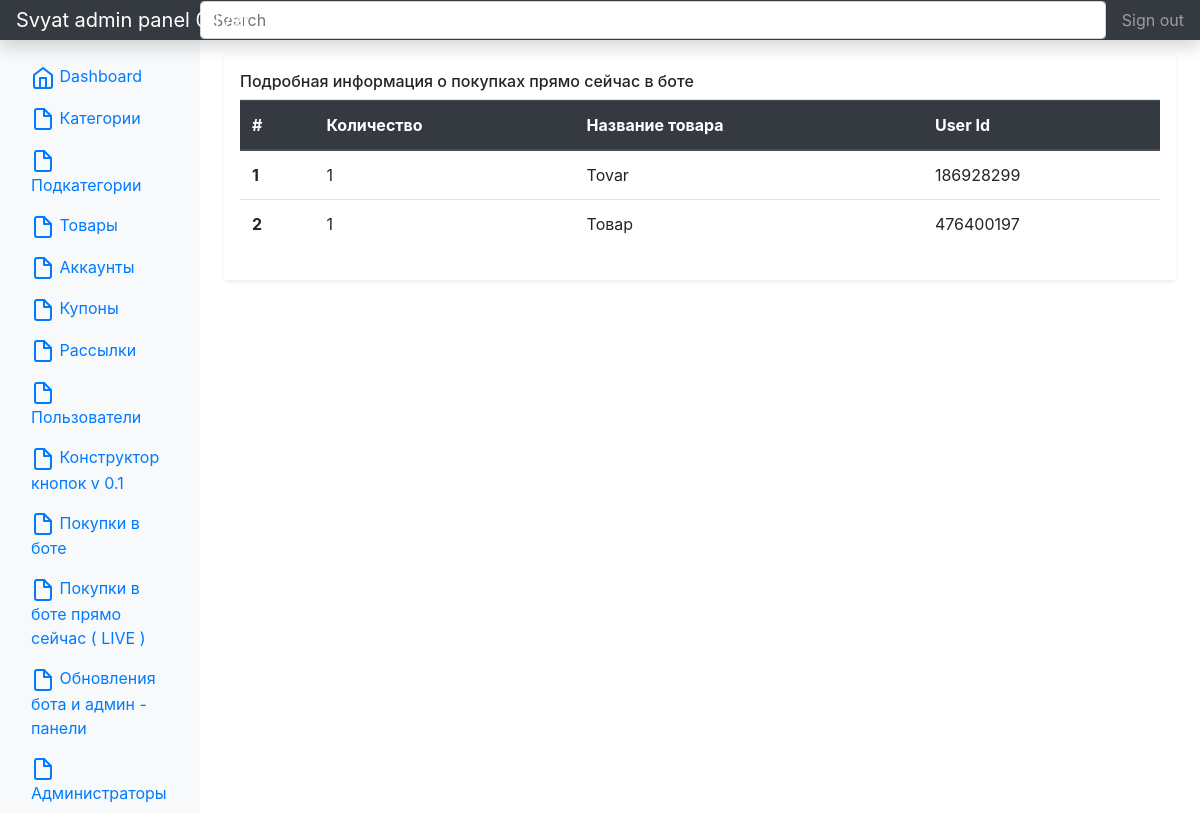
/admin/realsales (signed in), run on an earlier commit of the app's database.
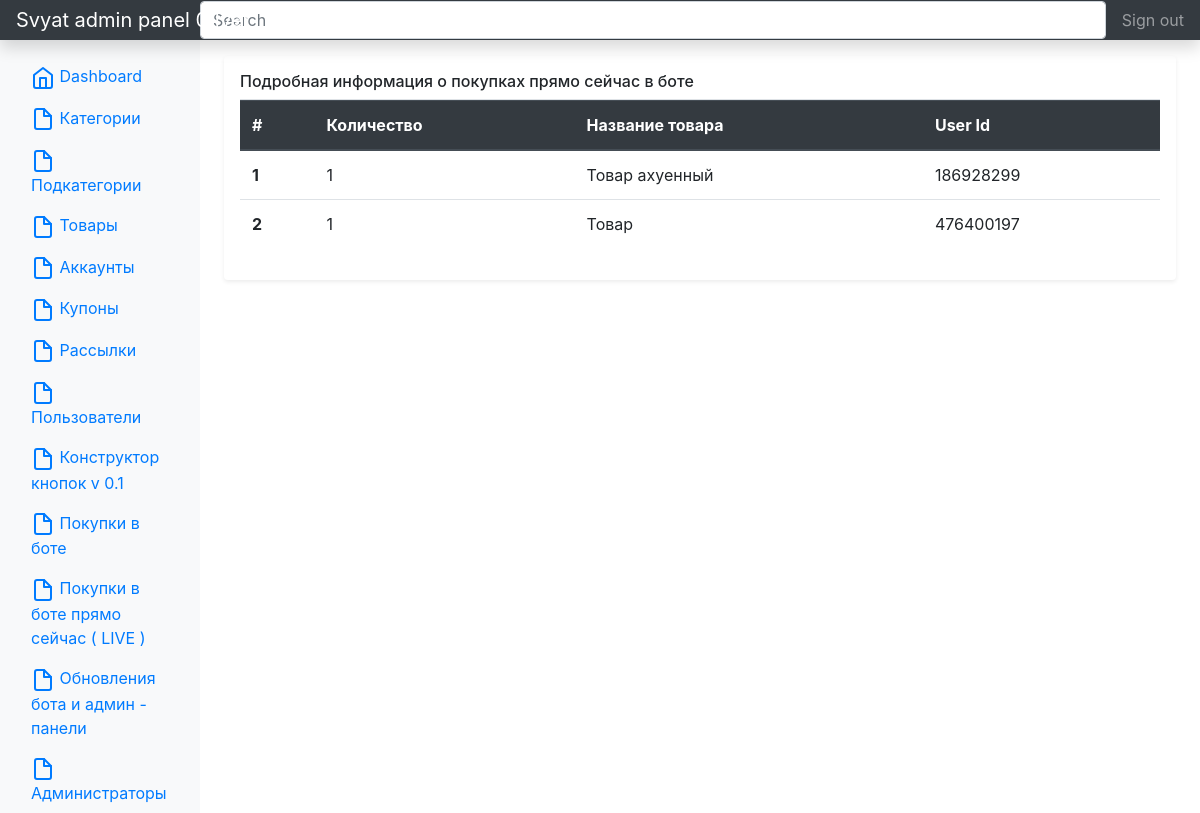
And on a later commit of the database.
### app.py (models this page shows, shortened)
class Realsale(db.Model):
    id = db.Column(db.Integer, primary_key=True)
    user_id = db.Column(db.Integer, nullable=False)
    item_name = db.Column(db.Text, nullable=False)
    count = db.Column(db.Integer, nullable=False, default=0)

### app.py (the view)
@app.route("/admin/realsales")
@login_required
def adminRealSales():
    realsales = Realsale.query.all()
    realsales.reverse()
    return render_template("realsales.html", realsales=realsales)

### app.py (called while the page is built)
@manager.user_loader
def load_user(user_id):
    return AdminUser.query.get(user_id)

@app.after_request
def redirect_to_signin(response):
    if response.status_code == 401:
        return redirect(url_for('login_page'))
    return response

### templates/realsales.html (shortened to what this page needs)
{% extends 'base.html' %}
{% block body %}
<div class="my-3 p-3 bg-white rounded shadow-sm">
    <h6 class="border-bottom border-gray pb-2 mb-0">Подробная информация о покупках прямо сейчас в боте</h6>
    <table class="table">
  <thead class="thead-dark">
    <tr>
      <th scope="col">#</th>
      <th scope="col">Количество</th>
      <th scope="col">Название товара</th>
      <th scope="col">User Id</th>
    </tr>
  </thead>
  <tbody>
  	{% for el in realsales %}
    <tr>
      <th scope="row">{{ loop.index }}</th>
      <td>1</td>
      <td>{{ el.item_name }}</td>
      <td>{{ el.user_id }}</td>
    </tr>
	{% endfor %}
  </tbody>
</table>
</div>
{% endblock %}

### templates/base.html (shortened to what this page needs)
<!DOCTYPE html>
<html lang="ru">
<head>
	<link rel="stylesheet" href="https://stackpath.bootstrapcdn.com/bootstrap/4.5.0/css/bootstrap.min.css">
</head>
<body>
    <nav class="navbar navbar-dark sticky-top bg-dark flex-md-nowrap p-0 shadow">
  <a class="navbar-brand col-md-3 col-lg-2 mr-0 px-3" href="#">Svyat admin panel 0.1ver</a>
  <input class="form-control form-control-dark w-100" type="text" placeholder="Search" aria-label="Search">
  <ul class="navbar-nav px-3">
    <li class="nav-item text-nowrap">
      <a class="nav-link" href="/logout">Sign out</a>
    </li>
  </ul>
</nav>
<div class="container-fluid">
  <div class="row">
    <nav id="sidebarMenu" class="col-md-3 col-lg-2 d-md-block bg-light sidebar collapse">
      <div class="sidebar-sticky pt-3">
        <ul class="nav flex-column">
          <li class="nav-item">
            <a class="nav-link active" href="/">
              Dashboard <span class="sr-only">(current)</span>
            </a>
          </li>
          <li class="nav-item">
            <a class="nav-link" href="/admin/categories">
              Категории
            </a>
          </li>
          <li class="nav-item">
            <a class="nav-link" href="/admin/podcategories">
              Подкатегории
            </a>
          </li>
          <li class="nav-item">
            <a class="nav-link" href="/admin/products">
              Товары
            </a>
          </li>
          <li class="nav-item">
            <a class="nav-link" href="/admin/accounts">
              Аккаунты
            </a>
          </li>
          <li class="nav-item">
            <a class="nav-link" href="/admin/coupone">
              Купоны
            </a>
          </li>
          <li class="nav-item">
            <a class="nav-link" href="/admin/send-message">
              Рассылки
            </a>
          </li>
          <li class="nav-item">
            <a class="nav-link" href="/admin/users">
              Пользователи
            </a>
          </li>
          <li class="nav-item">
            <a class="nav-link" href="/admin/buttons">
              Конструктор кнопок v 0.1
            </a>
          </li>
          <li class="nav-item">
            <a class="nav-link" href="/admin/sales">
              Покупки в боте
            </a>
          </li>
          <li class="nav-item">
            <a class="nav-link" href="/admin/realsales">
              Покупки в боте прямо сейчас ( LIVE )
            </a>
          </li>
          <li class="nav-item">
            <a class="nav-link" href="/admin/updates">
              Обновления бота и админ - панели
            </a>
          </li>
          <li class="nav-item">
            <a class="nav-link" href="/admin/register">
              Администраторы
            </a>
          </li>
        </ul>
      </div>
    </nav>
    <main role="main" class="col-md-9 ml-sm-auto col-lg-10 px-md-4">
      {% block body %}{% endblock %}
    </main>
  </div>
</div>
</body>
</html>

What changed in the data, as far as the page shows it:
changed Realsale: item_name "Tovar" → "Товар ахуенный"
